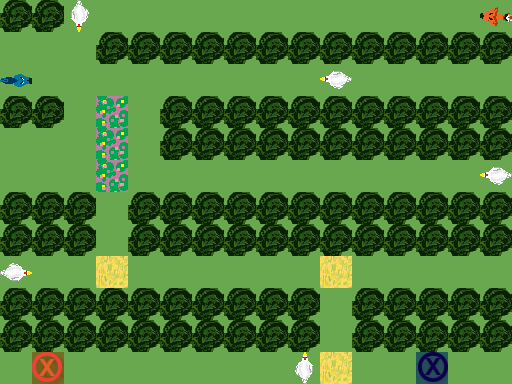

This is a level from a 2D game, rendered from its Tiled map with the project's own tilesets. A one-line summary and the complete map file follow:
An orthogonal 16x12 tile map with 32x32 px tiles, 3 tile layers (Ground, Obstacles, Objects), 1 hidden layer not drawn.

<map version="1.0" orientation="orthogonal" renderorder="right-down" width="16" height="12" tilewidth="32" tileheight="32" nextobjectid="1">
 <tileset firstgid="1" name="TilesetPlaceholder" tilewidth="32" tileheight="32" tilecount="240" columns="10">
  <image source="../../../Tileset.png" width="320" height="768" />
 </tileset>
 <layer name="Ground" width="16" height="12">
  <data encoding="csv">
1,1,1,1,1,1,1,1,1,1,1,1,1,1,1,1,
1,1,1,1,1,1,1,1,1,1,1,1,1,1,1,1,
1,1,1,1,1,1,1,1,1,1,1,1,1,1,1,1,
1,1,1,3,1,1,1,1,1,1,1,1,1,1,1,1,
1,1,1,3,1,1,1,1,1,1,1,1,1,1,1,1,
1,1,1,3,1,1,1,1,1,1,1,1,1,1,1,1,
1,1,1,1,1,1,1,1,1,1,1,1,1,1,1,1,
1,1,1,1,1,1,1,1,1,1,1,1,1,1,1,1,
1,1,1,2,1,1,1,1,1,1,2,1,1,1,1,1,
1,1,1,1,1,1,1,1,1,1,1,1,1,1,1,1,
1,1,1,1,1,1,1,1,1,1,1,1,1,1,1,1,
1,1,1,1,1,1,1,1,1,1,2,1,1,1,1,1
</data>
 </layer>
 <layer name="Obstacles" width="16" height="12">
  <data encoding="csv">
42,42,0,0,0,0,0,0,0,0,0,0,0,0,0,0,
0,0,0,42,42,42,42,42,42,42,42,42,42,42,42,42,
0,0,0,0,0,0,0,0,0,0,0,0,0,0,0,0,
42,42,0,0,0,42,42,42,42,42,42,42,42,42,42,42,
0,0,0,0,0,42,42,42,42,42,42,42,42,42,42,42,
0,0,0,0,0,0,0,0,0,0,0,0,0,0,0,0,
42,42,42,0,42,42,42,42,42,42,42,42,42,42,42,42,
42,42,42,0,42,42,42,42,42,42,42,42,42,42,42,42,
0,0,0,0,0,0,0,0,0,0,0,0,0,0,0,0,
42,42,42,42,42,42,42,42,42,42,0,42,42,42,42,42,
42,42,42,42,42,42,42,42,42,42,0,42,42,42,42,42,
0,0,0,0,0,0,0,0,0,0,0,0,0,0,0,0
</data>
 </layer>
 <layer name="Objects" width="16" height="12">
  <data encoding="csv">
0,0,3221225657,0,0,0,0,0,0,0,0,0,0,0,0,1610612927,
0,0,0,0,0,0,0,0,0,0,0,0,0,0,0,0,
2684354752,0,0,0,0,0,0,0,0,0,1610612921,0,0,0,0,0,
0,0,0,0,0,0,0,0,0,0,0,0,0,0,0,0,
0,0,0,0,0,0,0,0,0,0,0,0,0,0,0,0,
0,0,0,0,0,0,0,0,0,0,0,0,0,0,0,1610612921,
0,0,0,0,0,0,0,0,0,0,0,0,0,0,0,0,
0,0,0,0,0,0,0,0,0,0,0,0,0,0,0,0,
2684354745,0,0,0,0,0,0,0,0,0,0,0,0,0,0,0,
0,0,0,0,0,0,0,0,0,0,0,0,0,0,0,0,
0,0,0,0,0,0,0,0,0,0,0,0,0,0,0,0,
0,181,0,0,0,0,0,0,0,185,0,0,0,182,0,0
</data>
 </layer>
 <layer name="Solution" width="16" height="12" visible="0">
  <data encoding="csv">
0,0,222,222,222,222,222,222,222,222,222,222,222,222,222,0,
0,0,223,0,0,0,0,0,0,0,0,0,0,0,0,0,
0,232,223,232,233,233,233,232,233,233,233,233,233,233,0,0,
0,0,223,0,233,0,0,0,0,0,0,0,0,0,0,0,
0,0,223,224,233,0,0,0,0,0,0,0,0,0,0,0,
0,0,223,226,0,0,0,0,0,0,0,0,0,0,0,0,
0,0,0,226,0,0,0,0,0,0,0,0,0,0,0,0,
0,0,0,226,0,0,0,0,0,0,0,0,0,0,0,0,
233,233,233,233,233,233,233,233,233,233,233,0,0,0,0,0,
0,0,0,0,0,0,0,0,0,0,233,0,0,0,0,0,
0,0,0,0,0,0,0,0,0,0,233,0,0,0,0,0,
223,223,223,223,223,223,223,223,223,223,233,233,233,233,233,233
</data>
 </layer>
</map>
